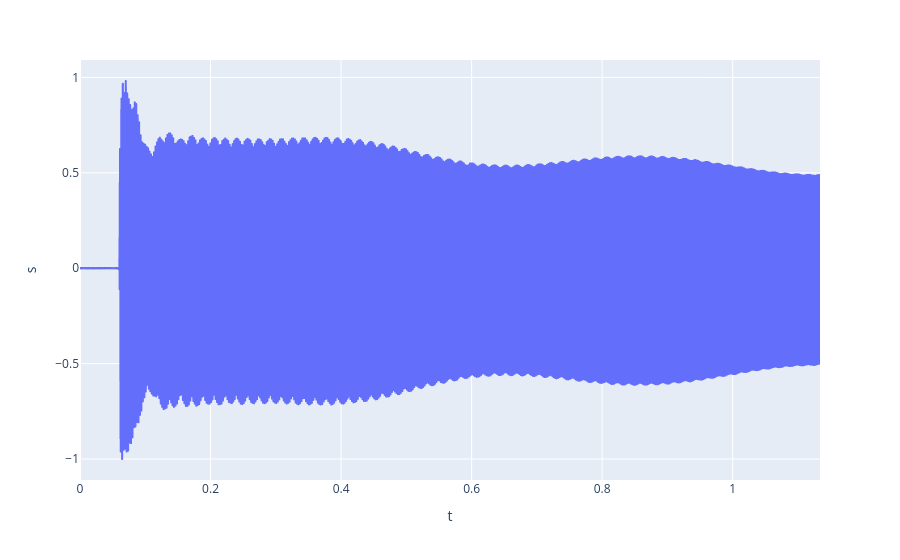
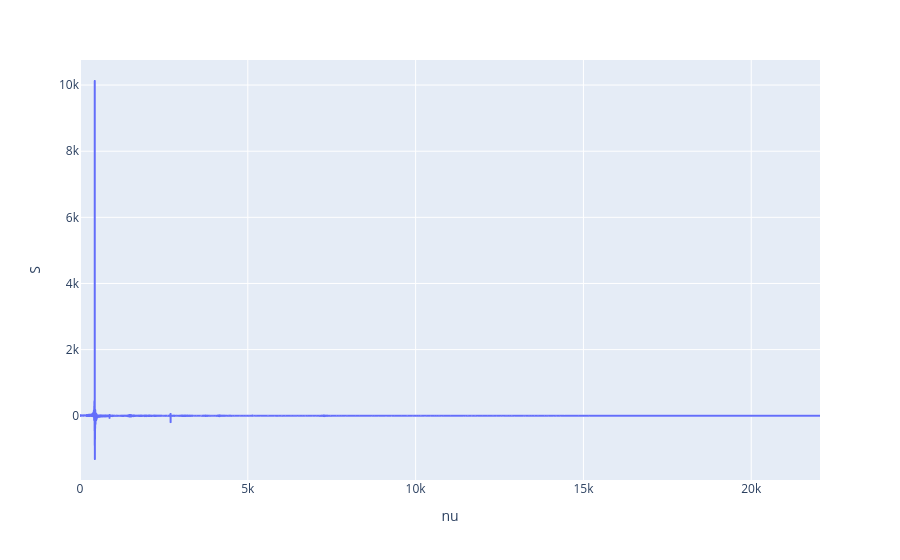

The notebook cell these images were saved under, in order:
### Code cell
signal_dict = np.load('tuning_fork_440Hz.npz')
s = signal_dict['s'] 
t = signal_dict['t']

nu, S = san.trans_fourier(s, t)
S = np.real(S)

ds = pd.DataFrame({'s' : s, 't':t})
dS = pd.DataFrame({'nu':nu, 'S':S})

fig = px.line(ds, x = 't', y = 's')
fig_spectre = px.line(dS, x = 'nu', y = 'S')

fig.show()
fig_spectre.show()

### Figure 1 — Plotly figure (JSON) as saved in the notebook; plotly's stock layout.template omitted (floating-point values rounded to 4 significant figures; data arrays with more than 128 entries replaced by an {"elided": "..."} marker saying what was removed)
{"data": [{"hovertemplate": "t=%{x}<br>s=%{y}<extra></extra>", "legendgroup": "", "line": {"color": "#636efa", "dash": "solid"}, "marker": {"symbol": "circle"}, "mode": "lines", "name": "", "showlegend": false, "type": "scattergl", "x": {"elided": "50000 float values"}, "xaxis": "x", "y": {"elided": "50000 float values"}, "yaxis": "y"}], "layout": {"legend": {"tracegroupgap": 0}, "margin": {"t": 60}, "xaxis": {"anchor": "y", "domain": [0, 1], "title": {"text": "t"}}, "yaxis": {"anchor": "x", "domain": [0, 1], "title": {"text": "s"}}}}

### Figure 2 — Plotly figure (JSON) as saved in the notebook; plotly's stock layout.template omitted (floating-point values rounded to 4 significant figures; data arrays with more than 128 entries replaced by an {"elided": "..."} marker saying what was removed)
{"data": [{"hovertemplate": "nu=%{x}<br>S=%{y}<extra></extra>", "legendgroup": "", "line": {"color": "#636efa", "dash": "solid"}, "marker": {"symbol": "circle"}, "mode": "lines", "name": "", "showlegend": false, "type": "scattergl", "x": {"elided": "25000 float values"}, "xaxis": "x", "y": {"elided": "25000 float values"}, "yaxis": "y"}], "layout": {"legend": {"tracegroupgap": 0}, "margin": {"t": 60}, "xaxis": {"anchor": "y", "domain": [0, 1], "title": {"text": "nu"}}, "yaxis": {"anchor": "x", "domain": [0, 1], "title": {"text": "S"}}}}
